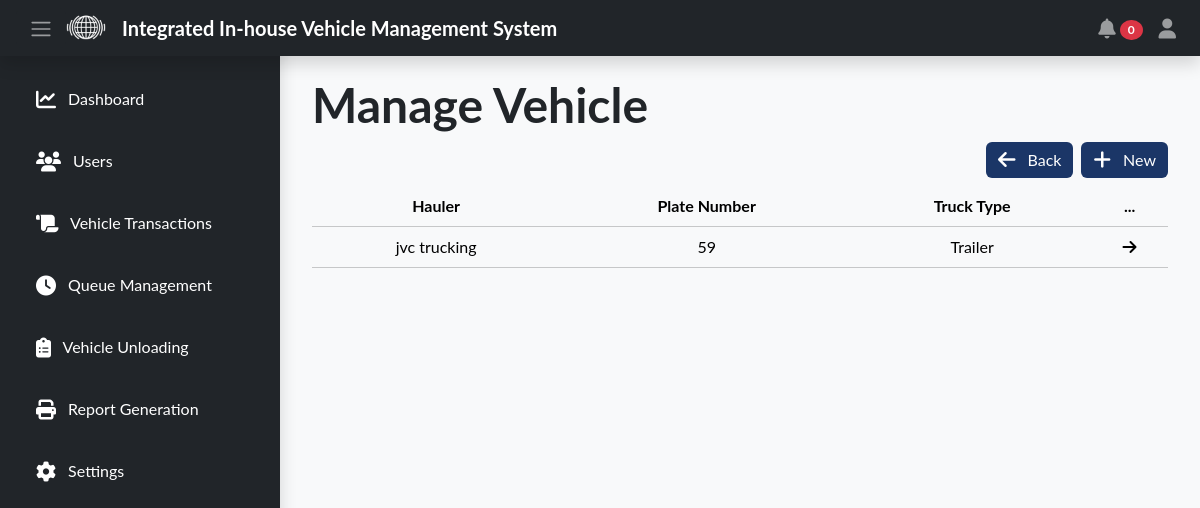
The page /encoder/settings-vehicle.php (signed in) on the database its author committed.
### tables this page shows
CREATE TABLE `vehicle` (
  `vehicle_id` int(11) NOT NULL AUTO_INCREMENT,
  `plate_number` varchar(50) NOT NULL,
  `truck_type` varchar(50) DEFAULT NULL,
  `hauler_id` int(11) DEFAULT NULL,
  PRIMARY KEY (`vehicle_id`),
  KEY `hauler_id` (`hauler_id`),
  CONSTRAINT `hauler_id` FOREIGN KEY (`hauler_id`) REFERENCES `hauler` (`hauler_id`)
);

CREATE TABLE `hauler` (
  `hauler_id` int(11) NOT NULL AUTO_INCREMENT,
  `hauler_name` varchar(255) NOT NULL,
  `hauler_address` varchar(255) NOT NULL,
  PRIMARY KEY (`hauler_id`)
);

### encoder/settings-vehicle.php (the view, shortened to what this page needs)
<?php
require_once '../api/db_connection.php';
?>
<!DOCTYPE html>
<html lang="en">
<head>
    <link rel="stylesheet" href="../public/css/bootstrap.min.css" />
    <link rel="stylesheet" href="https://cdn.datatables.net/2.0.8/css/dataTables.dataTables.css" />
    <link rel="stylesheet" href="css/style.css">
</head>
<body class="bg-light">
    <?php
    include_once('navbar/navbar.php');
    ?>
    <div class="content" id="content">
        <div class="container">
            <h1 class="display-5 fw-bold">Manage Vehicle</h1>
            <button class="btn btn-primary float-end mb-2 ms-2" data-bs-toggle="modal" data-bs-target="#add-vehicle-modal">
                <i class="fa-solid fa-plus fa-lg me-2" style="color: #ffffff;"></i> New
            </button>
            <a href="settings.php" class="text-decoration-none" style="color:inherit">
                <button class="btn btn-primary float-end mb-2">
                    <i class="fa-solid fa-arrow-left fa-lg me-2" style="color: #ffffff;"></i> Back
                </button>
            </a>
            <table class="table table-hover table-light text-center" id="vehicle-table">
                <thead>
                    <th class="text-center" scope="col">Hauler</th>
                    <th class="text-center" scope="col">Plate Number</th>
                    <th class="text-center" scope="col">Truck Type</th>
                    <th class="text-center" scope="col">...</th>
                </thead>
                <tbody>
                    <?php
                    $sql = "SELECT * FROM `vehicle`
                    INNER JOIN `hauler` ON `hauler`.`hauler_id` = `vehicle`.`hauler_id`";
                    $result = mysqli_query($conn, $sql);
                    while ($row = mysqli_fetch_assoc($result)) {
                    ?>
                        <tr onclick="editVehicle(<?= $row['vehicle_id'] ?>)" style="cursor:pointer">
                            <td class="text-center" scope="row"><?= $row['hauler_name'] ?></td>
                            <td class="text-center" scope="row"><?= $row['plate_number'] ?></td>
                            <td class="text-center" scope="row"><?= $row['truck_type'] ?></td>
                            <td class="text-center"><i class="fa-solid fa-arrow-right"></i></td>
                        </tr>
                    <?php
                    }
                    ?>
                </tbody>
            </table>
        </div>
    </div>
</body>
</html>

### encoder/css/style.css (style rules this page uses)
body { padding-top: 56px; font-family: "Lato", sans-serif; }
.content { transition: margin-left 0.3s; margin-left: 280px; padding: 20px; }
.btn-primary { background-color: #1b3667; border: #1b3667; }

### rows shown on the page
vehicle: hauler.hauler_name "jvc trucking", plate_number "59", truck_type "Trailer"

### other values the page prints
$transactionCount "0"
